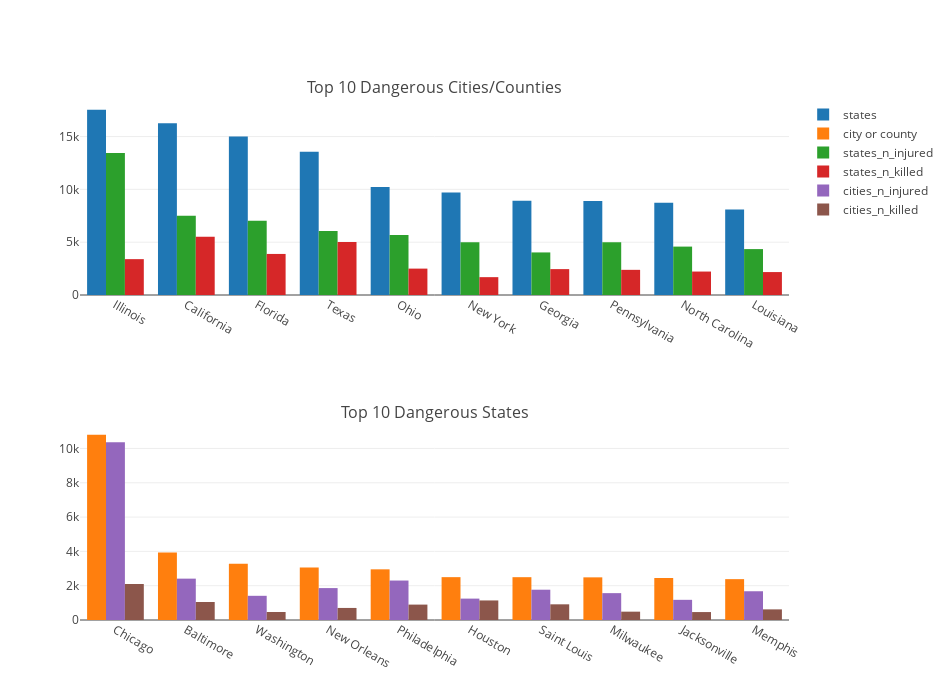

Notebook code for this chart:
### Code cell
trace1 = go.Bar(
    x = data['city_or_county'].value_counts()[:10].index.tolist(),
    y = data['city_or_county'].value_counts()[:10],
    name = 'city or county'
)

trace2 = go.Bar(
    x = dangerous_cities.groupby('city_or_county')['n_killed'].sum().index.tolist(),
    y = cities_n_injured,
    name = 'cities_n_injured'
)

trace3 = go.Bar(
    x = dangerous_cities.groupby('city_or_county')['n_killed'].sum().index.tolist(),
    y = cities_n_killed,
    name = 'cities_n_killed'
)

trace4 = go.Bar(
    x = data['state'].value_counts()[:10].index.tolist(),
    y = data['state'].value_counts()[:10],
    name = 'states'
)

trace5 = go.Bar(
    x = dangerous_states.groupby('state')['n_killed'].sum().index.tolist(),
    y = states_n_injured,
    name = 'states_n_injured'
)

trace6 = go.Bar(
    x = dangerous_states.groupby('state')['n_killed'].sum().index.tolist(),
    y = states_n_killed,
    name = 'states_n_killed'
)

fig = tools.make_subplots(rows = 2, cols = 1, subplot_titles = ('Top 10 Dangerous Cities/Counties', 
                                                               'Top 10 Dangerous States'))
fig.append_trace(trace4, 1, 1)
fig.append_trace(trace1, 2, 1)
fig.append_trace(trace5, 1, 1)
fig.append_trace(trace6, 1, 1)
fig.append_trace(trace2, 2, 1)
fig.append_trace(trace3, 2, 1)

fig['layout'].update(height = 700, width = 950)
py.offline.iplot(fig)

### Figure 1 — Plotly figure (JSON) as saved in the notebook; plotly's stock layout.template omitted (floating-point values rounded to 4 significant figures)
{"data": [{"name": "states", "type": "bar", "uid": "96ae4192-289a-4be5-b840-32405fb3e0da", "x": ["Illinois", "California", "Florida", "Texas", "Ohio", "New York", "Georgia", "Pennsylvania", "North Carolina", "Louisiana"], "xaxis": "x", "y": [17538, 16267, 15016, 13566, 10234, 9696, 8919, 8909, 8727, 8094], "yaxis": "y"}, {"name": "city or county", "type": "bar", "uid": "e83b36b6-879b-45be-a3c1-b7626247cd9f", "x": ["Chicago", "Baltimore", "Washington", "New Orleans", "Philadelphia", "Houston", "Saint Louis", "Milwaukee", "Jacksonville", "Memphis"], "xaxis": "x2", "y": [10799, 3938, 3274, 3067, 2954, 2498, 2496, 2486, 2447, 2382], "yaxis": "y2"}, {"name": "states_n_injured", "type": "bar", "uid": "e65906c4-aae3-436b-b0b5-e351db6df0d9", "x": ["California", "Florida", "Georgia", "Illinois", "Louisiana", "New York", "North Carolina", "Ohio", "Pennsylvania", "Texas"], "xaxis": "x", "y": [7505, 7036, 4030, 13436, 4346, 5003, 4582, 5673, 4998, 6065], "yaxis": "y"}, {"name": "states_n_killed", "type": "bar", "uid": "74242dc6-640e-4f8a-b80c-bf45d076f360", "x": ["California", "Florida", "Georgia", "Illinois", "Louisiana", "New York", "North Carolina", "Ohio", "Pennsylvania", "Texas"], "xaxis": "x", "y": [5516, 3887, 2451, 3395, 2171, 1690, 2220, 2498, 2382, 5022], "yaxis": "y"}, {"name": "cities_n_injured", "type": "bar", "uid": "3bdf9a65-720e-405f-9633-06e84b8806ea", "x": ["Baltimore", "Chicago", "Houston", "Jacksonville", "Memphis", "Milwaukee", "New Orleans", "Philadelphia", "Saint Louis", "Washington"], "xaxis": "x2", "y": [2411, 10356, 1247, 1176, 1676, 1566, 1860, 2300, 1766, 1410], "yaxis": "y2"}, {"name": "cities_n_killed", "type": "bar", "uid": "6ebee573-01f6-41cb-b4c0-0d5e5834390f", "x": ["Baltimore", "Chicago", "Houston", "Jacksonville", "Memphis", "Milwaukee", "New Orleans", "Philadelphia", "Saint Louis", "Washington"], "xaxis": "x2", "y": [1050, 2098, 1140, 463, 619, 486, 703, 898, 914, 467], "yaxis": "y2"}], "layout": {"annotations": [{"font": {"size": 16}, "showarrow": false, "text": "Top 10 Dangerous Cities/Counties", "x": 0.5, "xanchor": "center", "xref": "paper", "y": 1, "yanchor": "bottom", "yref": "paper"}, {"font": {"size": 16}, "showarrow": false, "text": "Top 10 Dangerous States", "x": 0.5, "xanchor": "center", "xref": "paper", "y": 0.375, "yanchor": "bottom", "yref": "paper"}], "height": 700, "width": 950, "xaxis": {"anchor": "y", "domain": [0, 1]}, "xaxis2": {"anchor": "y2", "domain": [0, 1]}, "yaxis": {"anchor": "x", "domain": [0.625, 1]}, "yaxis2": {"anchor": "x2", "domain": [0, 0.375]}}}
